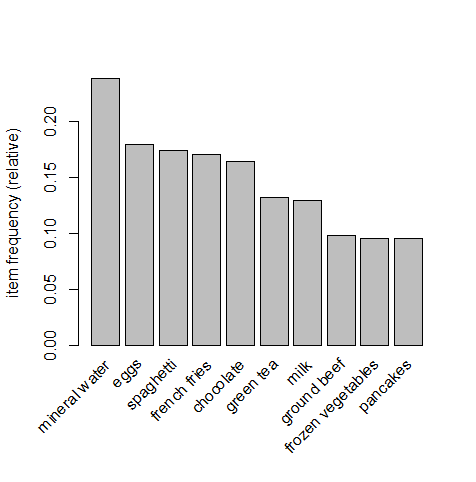

Reproduce this figure in R.
# Eclat

# Data Preprocessing
# install.packages('arules')
library(arules)
dataset = read.csv('Market_Basket_Optimisation.csv')
dataset = read.transactions('Market_Basket_Optimisation.csv', sep = ',', rm.duplicates = TRUE)
summary(dataset)
itemFrequencyPlot(dataset, topN = 10)

# Training Eclat on the dataset
rules = eclat(data = dataset, parameter = list(support = 0.003, minlen = 2))

# Visualising the results
inspect(sort(rules, by = 'support')[1:10])
inspect(sort(rules, by = 'support')[1:10])
#items                             support    transIdenticalToItemsets count
#[1]  {mineral water,spaghetti}         0.05972537 448                      448  
#[2]  {chocolate,mineral water}         0.05265965 395                      395  
#[3]  {eggs,mineral water}              0.05092654 382                      382  
#[4]  {milk,mineral water}              0.04799360 360                      360  
#[5]  {ground beef,mineral water}       0.04092788 307                      307  
#[6]  {ground beef,spaghetti}           0.03919477 294                      294  
#[7]  {chocolate,spaghetti}             0.03919477 294                      294  
#[8]  {eggs,spaghetti}                  0.03652846 274                      274  
#[9]  {eggs,french fries}               0.03639515 273                      273  
#[10] {frozen vegetables,mineral water} 0.03572857 268                      268  
